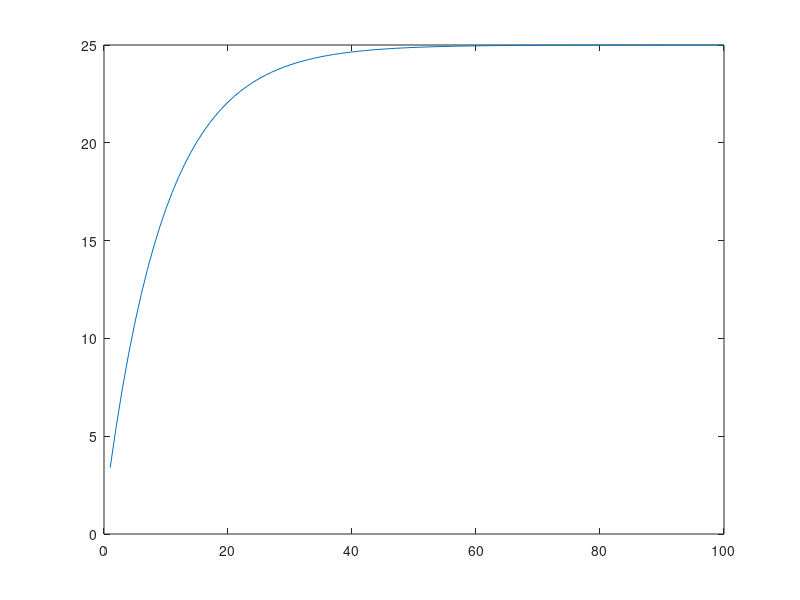

Write the MATLAB code that produced this figure.
a = 0.8;
x0r = 30;
xsig2 = 10;
x0 = x0r*(1-a);
sig = xsig2*(1-a^2);

%forestry
lf = 0.9; %lambda
af = 1;
xf0r = 25;
xfsig2 = 2;
xf0 = xf0r*(1-lf*af);
sigf = xfsig2*(1-lf^2*af^2);

Ex = zeros([1 100]);
Exf = zeros([1 100]);

xst = 33; 
xfst = 1;

val = 0;
valf = 0;
for i = 1:100
  val = a^i*xst;
  valf = lf^i*af^i*xfst;
  for j = 0:i-1
    val = val + a^j*x0;
    valf = valf + lf^j*af^j*xf0;
  Ex(i) = val;
  Exf(i) = valf;
  end
end

plot(1:100,Exf);